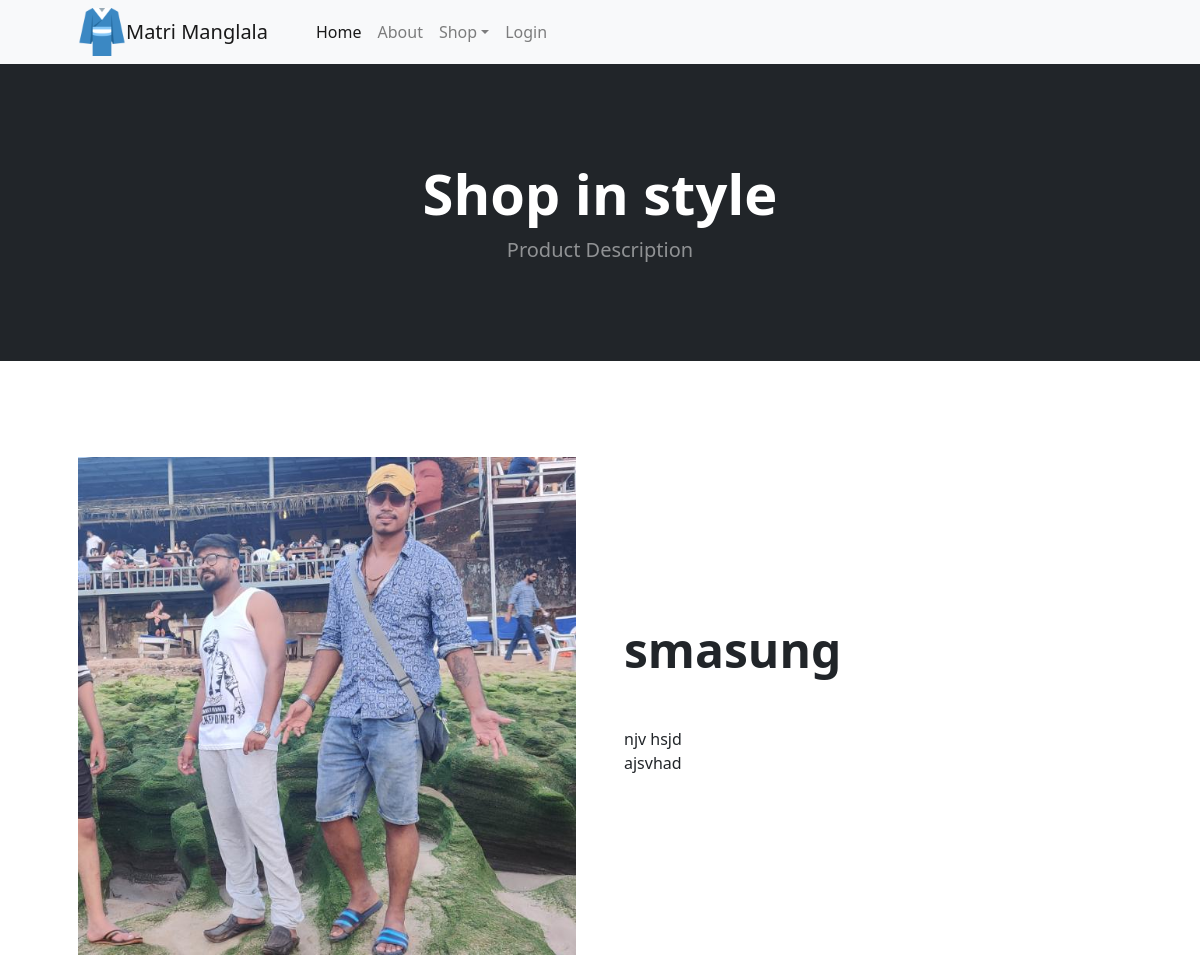
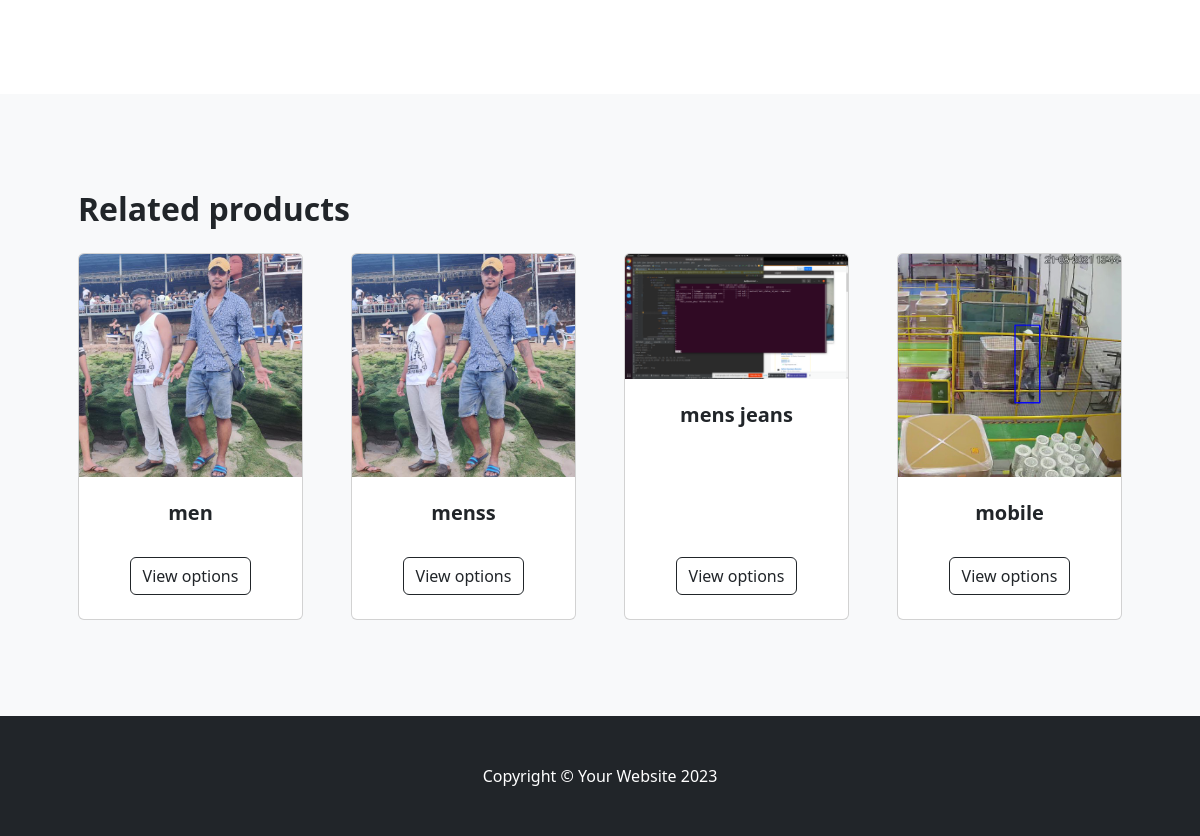
The app's page /product/smasung/ with its own data (2 pictures, top to bottom).
### products/models.py (models this page shows, shortened)
class ProductImage(BaseModel):
    product = models.ForeignKey(Product, on_delete=models.CASCADE,
                                related_name='product_images')
    image = models.ImageField(upload_to='product')

class Product(BaseModel):
    product_name = models.CharField(max_length=100)
    slug = models.SlugField(unique=True, null=True, blank=True)
    category = models.ForeignKey(Category, on_delete=models.CASCADE,
                                 related_name='products')
    price = models.IntegerField()
    product_description = models.TextField()
    total_items = models.IntegerField(default=1)

class Category(BaseModel):
    category_name = models.CharField(max_length=100)
    slug = models.SlugField(unique=True, null=True, blank=True)
    category_image = models.ImageField(upload_to='category')

### products/views.py (the view)
# urls.py: path('<slug>/', get_product, name='get_product'),
def get_product(request, slug):
    try:
        user = request.user
        if not user.username:
            first_name = None
        else:
            first_name = user.first_name
        product = Product.objects.get(slug=slug)
        categories = Category.objects.all()
        print('desc : ', product.product_description)
        categories_desc = []
        names = []
        for category in categories:
            names.append(category.category_name)
            category.slug = {}
            category_product = Product.objects.filter(category = category)
            prices = []
            for cat_prod in category_product:
                prices.append(cat_prod.price)
            if prices:
                min_price = min(prices)
                max_price = max(prices)
                category.slug['price_range'] = str(min_price) + ' - ' + str(max_price)
            category.slug['name'] = category.category_name
            category.slug['image'] = category.category_image
            if len(categories_desc) < 4:
                categories_desc.append(category.slug)
        return render(request, 'product.html', context={'product': product, 'related_product': categories_desc, 'category_name': names, 'first_name':first_name})
    except Exception as e:
        print(e)

### templates/product.html (shortened to what this page needs)
{% extends "base.html" %}
{% block content %}
<header class="bg-dark py-5">
    <div class="container px-4 px-lg-5 my-5">
        <div class="text-center text-white">
            <h1 class="display-4 fw-bolder">Shop in style</h1>
            <p class="lead fw-normal text-white-50 mb-0">Product Description</p>
        </div>
    </div>
</header>
        <section class="py-5">
            {% for image in product.product_images.all %}
            <div class="container px-4 px-lg-5 my-5">
                <div class="row gx-4 gx-lg-5 align-items-center">
                    <div class="col-md-6"><img class="card-img-top mb-5 mb-md-0" src="/media/{{product.product_images.first.image}}" alt="..." /></div>
                    <div class="col-md-6">
                        <h1 class="display-5 fw-bolder">{{product.product_name}}</h1>
                        <p class="lead">{{product.product_description|linebreaks}}</p>
                    </div>
                </div>
            </div>
            {% endfor %}
        </section>
        <section class="py-5 bg-light">
            <div class="container px-4 px-lg-5 mt-5">
                <h2 class="fw-bolder mb-4">Related products</h2>
                <div class="row gx-4 gx-lg-5 row-cols-2 row-cols-md-3 row-cols-xl-4 justify-content-center">
                    {% for item in related_product %}
                    <div class="col mb-5">
                        <div class="card h-100">
                            <img class="card-img-top" src="/media/{{item.image}}" alt="..." />
                            <div class="card-body p-4">
                                <div class="text-center">
                                    <h5 class="fw-bolder">{{item.name}}</h5>
                                </div>
                            </div>
                            <div class="card-footer p-4 pt-0 border-top-0 bg-transparent">
                                <div class="text-center"><a class="btn btn-outline-dark mt-auto" href="{% url 'category_index' item.name %}">View options</a></div>
                            </div>
                        </div>
                    </div>
                    {% endfor %}
                </div>
            </div>
        </section>
        {% endblock %}

### records on screen
ProductImage: product_images.first.image (picture)
Product: product_name "smasung", product_description "njv hsjd ajsvhad"
Category: image (picture), name "men"
Category: image (picture), name "menss"
Category: image (picture), name "mens jeans"
Category: image (picture), name "mobile"
